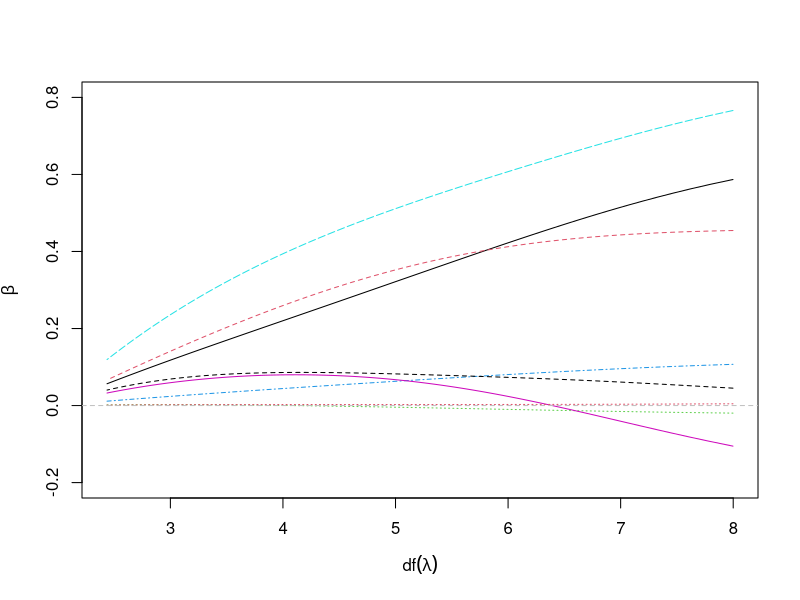

R code for this plot:
library(MASS)

#loading prostate data
data <- read.table('prostate.dat', sep=',', header=TRUE)

head(data)

#x = scale(data[data$train==TRUE, 1:8])
#y = scale(data[data$train==TRUE, 9], scale=FALSE)

x =(data[, 1:8])
y =(data[, 9])

x <- as.matrix(x)

# Linear regression model
lm.res <- lm(y~x)
summary(lm.res)


lambda = seq(0.01, 1000, 1)

ridg.res <- lm.ridge(y ~ x, lambda = lambda)

d.f <- NULL
for(i in 1:length(lambda)){

d.f[i] <- sum(diag((x)%*%solve(t(x)%*%(x) + lambda[i]*diag(8))%*%t(x)))	
	
}

beta <- coef(ridg.res)
matplot(d.f, beta[, 2:9], ylim=c(-0.2, 0.8), type='l', xlab=expression(df(lambda)), ylab=expression(beta))

abline(h=0, lty=2, col='gray')

